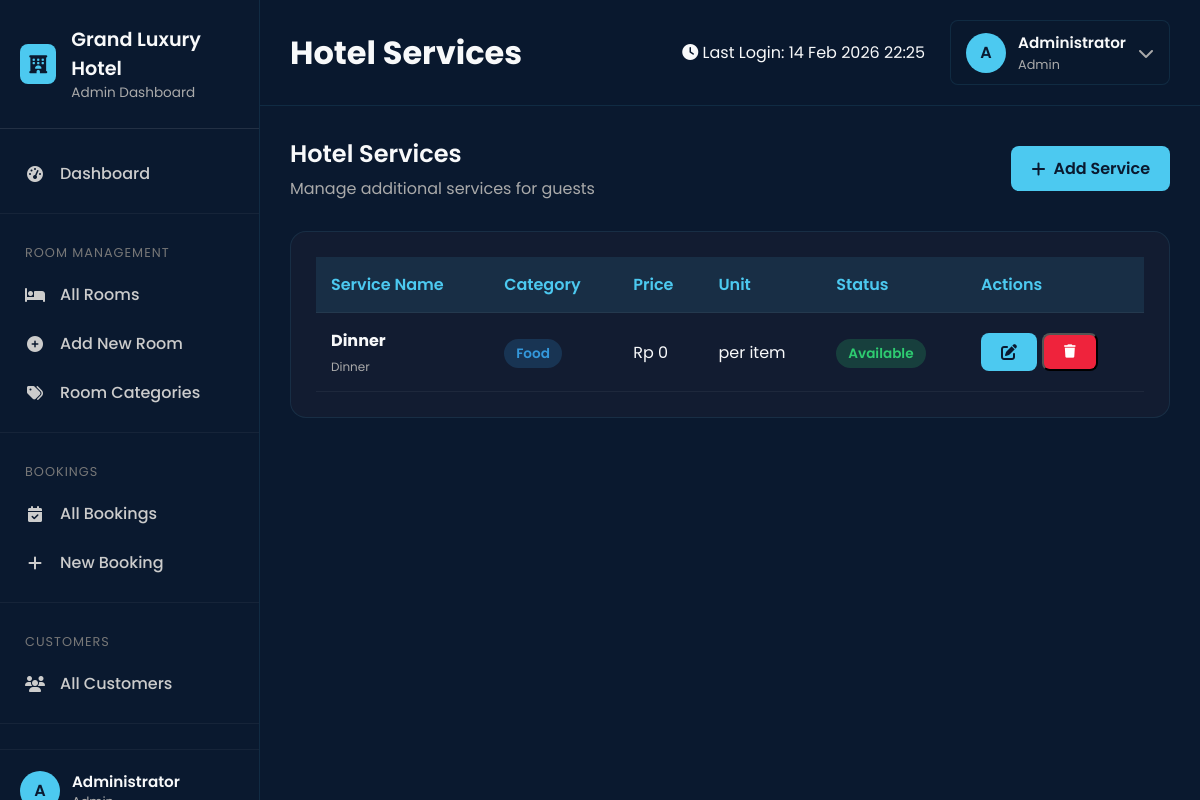
Screenshot of /admin/services.php (signed in) with the database file from the repository.
### tables this page shows
CREATE TABLE `settings` (
  `id` int(11) NOT NULL,
  `setting_key` varchar(100) NOT NULL,
  `setting_value` text DEFAULT NULL,
  `setting_group` varchar(50) DEFAULT 'general',
  `description` text DEFAULT NULL,
  `created_at` timestamp NOT NULL DEFAULT current_timestamp(),
  `updated_at` timestamp NOT NULL DEFAULT current_timestamp() ON UPDATE current_timestamp()
);

CREATE TABLE `services` (
  `id` int(11) NOT NULL,
  `name` varchar(100) NOT NULL,
  `description` text DEFAULT NULL,
  `price` decimal(10,2) NOT NULL,
  `unit` varchar(20) DEFAULT 'per item',
  `category` enum('food','beverage','laundry','transport','spa','other') DEFAULT 'other',
  `is_available` tinyint(1) DEFAULT 1,
  `created_at` timestamp NOT NULL DEFAULT current_timestamp()
);

### includes/config.php (called while the page is built, shortened)
<?php
try {
    $conn = new mysqli(DB_HOST, DB_USER, DB_PASS);
    $create_db = "CREATE DATABASE IF NOT EXISTS " . DB_NAME . " DEFAULT CHARACTER SET utf8mb4 COLLATE utf8mb4_general_ci";
    if ($conn->query($create_db) === TRUE) {
        $conn->select_db(DB_NAME);
    } else {
        die("Error creating database: " . $conn->error);
    }
    $conn->set_charset("utf8mb4");
} catch (Exception $e) {
    die("Database connection failed: " . $e->getMessage());
}
function formatCurrency($amount) {
    return 'Rp ' . number_format($amount, 0, ',', '.');
}
function getSetting($conn, $key) {
    $stmt = $conn->prepare("SELECT setting_value FROM settings WHERE setting_key = ?");
    if ($stmt) {
        $stmt->bind_param("s", $key);
        $stmt->execute();
        $result = $stmt->get_result();
        if ($row = $result->fetch_assoc()) {
            return $row['setting_value'];
        }
    }
    return '';
}
$hotel_name = getSetting($conn, 'hotel_name') ?: 'Grand Luxury Hotel';
?>

### admin/services.php (the view, shortened to what this page needs)
<?php
require_once '../includes/config.php';
$action = isset($_GET['action']) ? $_GET['action'] : 'list';
$page_title = 'Hotel Services';
$services = [];
if ($action == 'list') {
    $result = $conn->query("SELECT * FROM services ORDER BY name");
    while ($row = $result->fetch_assoc()) {
        $services[] = $row;
    }
}
?>
<!DOCTYPE html>
<html lang="id">
<head>
    <link rel="stylesheet" href="https://cdnjs.cloudflare.com/ajax/libs/font-awesome/6.4.0/css/all.min.css">
</head>
<body>
    <div class="admin-wrapper">
        <aside class="sidebar">
            <div class="sidebar-header">
                <div class="sidebar-logo">
                    <i class="fas fa-hotel"></i>
                </div>
                <div class="sidebar-title">
                    <h3><?= htmlspecialchars($hotel_name) ?></h3>
                    <p>Admin Dashboard</p>
                </div>
            </div>
            <nav class="sidebar-nav">
                <a href="index.php" class="nav-item">
                    <i class="fas fa-tachometer-alt"></i>
                    <span>Dashboard</span>
                </a>
                <div class="nav-divider"></div>
                <div class="nav-group">
                    <p class="nav-label">ROOM MANAGEMENT</p>
                    <a href="rooms.php" class="nav-item">
                        <i class="fas fa-bed"></i>
                        <span>All Rooms</span>
                    </a>
                    <a href="rooms.php?action=add" class="nav-item">
                        <i class="fas fa-plus-circle"></i>
                        <span>Add New Room</span>
                    </a>
                    <a href="rooms.php?action=categories" class="nav-item">
                        <i class="fas fa-tags"></i>
                        <span>Room Categories</span>
                    </a>
                </div>
                <div class="nav-divider"></div>
                <div class="nav-group">
                    <p class="nav-label">BOOKINGS</p>
                    <a href="bookings.php" class="nav-item">
                        <i class="fas fa-calendar-check"></i>
                        <span>All Bookings</span>
                    </a>
                    <a href="bookings.php?action=add" class="nav-item">
                        <i class="fas fa-plus"></i>
                        <span>New Booking</span>
                    </a>
                </div>
                <div class="nav-divider"></div>
                <div class="nav-group">
                    <p class="nav-label">CUSTOMERS</p>
                    <a href="customers.php" class="nav-item">
                        <i class="fas fa-users"></i>
                        <span>All Customers</span>
                    </a>
                </div>
                <div class="nav-divider"></div>
                <div class="nav-group">
                    <p class="nav-label">FINANCE</p>
                </div>
            </nav>
            <div class="sidebar-footer">
                <div class="user-menu">
                    <div class="user-avatar">
                        <?= strtoupper(substr($_SESSION['full_name'] ?? 'A', 0, 1)) ?>
                    </div>
                    <div class="user-info">
                        <div class="user-name"><?= htmlspecialchars($_SESSION['full_name'] ?? 'Admin') ?></div>
                        <div class="user-role"><?= ucfirst($_SESSION['role'] ?? 'admin') ?></div>
                    </div>
                </div>
            </div>
        </aside>
        <main class="main-content">
            <header class="top-header">
                <div class="header-left">
                    <h1><?= htmlspecialchars($page_title) ?></h1>
                </div>
                <div class="header-right">
                    <div class="last-login">
                        <i class="fas fa-clock"></i>
                        Last Login: <?= date('d M Y H:i', strtotime($_SESSION['last_login'] ?? date('Y-m-d H:i:s'))) ?>
                    </div>
                    <div class="user-menu-header" id="userMenuHeader">
                        <div class="user-avatar">
                            <?= strtoupper(substr($_SESSION['full_name'] ?? 'A', 0, 1)) ?>
                        </div>
                        <div class="user-info">
                            <div class="user-name"><?= htmlspecialchars($_SESSION['full_name'] ?? 'Admin') ?></div>
                            <div class="user-role"><?= ucfirst($_SESSION['role'] ?? 'admin') ?></div>
                        </div>
                        <i class="fas fa-chevron-down" style="color: #aaa;"></i>
                    </div>
                </div>
            </header>
            <div class="content-area">
                <?php if ($action == 'list'): ?>
                <div style="margin-bottom: 30px; display: flex; justify-content: space-between; align-items: center;">
                    <div>
                        <h2 style="font-size: 24px; font-weight: 600; margin: 0;">Hotel Services</h2>
                        <p style="color: #aaa; margin-top: 5px;">Manage additional services for guests</p>
                    </div>
                    <div>
                        <a href="?action=add" class="btn btn-primary">
                            <i class="fas fa-plus"></i> Add Service
                        </a>
                    </div>
                </div>
                <div class="card">
                    <div class="card-body">
                        <div class="table-responsive">
                            <table style="width: 100%; border-collapse: collapse;">
                                <thead>
                                    <tr>
                                        <th style="padding: 15px; text-align: left; border-bottom: 1px solid rgba(255,255,255,0.05);">Service Name</th>
                                        <th style="padding: 15px; text-align: left; border-bottom: 1px solid rgba(255,255,255,0.05);">Category</th>
                                        <th style="padding: 15px; text-align: left; border-bottom: 1px solid rgba(255,255,255,0.05);">Price</th>
                                        <th style="padding: 15px; text-align: left; border-bottom: 1px solid rgba(255,255,255,0.05);">Unit</th>
                                        <th style="padding: 15px; text-align: left; border-bottom: 1px solid rgba(255,255,255,0.05);">Status</th>
                                        <th style="padding: 15px; text-align: left; border-bottom: 1px solid rgba(255,255,255,0.05);">Actions</th>
                                    </tr>
                                </thead>
                                <tbody>
                                    <?php foreach ($services as $service): ?>
                                    <tr>
                                        <td style="padding: 15px; border-bottom: 1px solid rgba(255,255,255,0.05);">
                                            <strong><?= htmlspecialchars($service['name']) ?></strong>
                                            <?php if ($service['description']): ?>
                                            <p style="color: #aaa; font-size: 12px; margin: 5px 0 0 0;"><?= htmlspecialchars($service['description']) ?></p>
                                            <?php endif; ?>
                                        </td>
                                        <td style="padding: 15px; border-bottom: 1px solid rgba(255,255,255,0.05);">
                                            <span class="badge badge-info"><?= ucfirst($service['category']) ?></span>
                                        </td>
                                        <td style="padding: 15px; border-bottom: 1px solid rgba(255,255,255,0.05);"><?= formatCurrency($service['price']) ?></td>
                                        <td style="padding: 15px; border-bottom: 1px solid rgba(255,255,255,0.05);"><?= htmlspecialchars($service['unit']) ?></td>
                                        <td style="padding: 15px; border-bottom: 1px solid rgba(255,255,255,0.05);">
                                            <span class="badge <?= $service['is_available'] ? 'badge-success' : 'badge-danger' ?>">
                                                <?= $service['is_available'] ? 'Available' : 'Unavailable' ?>
                                            </span>
                                        </td>
                                        <td style="padding: 15px; border-bottom: 1px solid rgba(255,255,255,0.05);">
                                            <div style="display: flex; gap: 5px;">
                                                <a href="?action=edit&id=<?= $service['id'] ?>" class="btn btn-sm btn-primary" title="Edit">
                                                    <i class="fas fa-edit"></i>
                                                </a>
                                                <button onclick="deleteService(<?= $service['id'] ?>)" class="btn btn-sm btn-danger" title="Delete">
                                                    <i class="fas fa-trash"></i>
                                                </button>
                                            </div>
                                        </td>
                                    </tr>
                                    <?php endforeach; ?>
                                </tbody>
                            </table>
                        </div>
                    </div>
                </div>
                <?php endif; ?>
            </div>
        </main>
    </div>
</body>
</html>

### admin/services.php (style rules this page uses)
:root { --navy: #0a192f; --blue: #4cc9f0; --blue-dark: #3a86ff; --light: #f8f9fa; --gray: #6c757d; --dark-bg: #0a192f; --card-bg: rgba(20, 30, 50, 0.85); --sidebar-width: 260px; }
* { margin: 0; padding: 0; box-sizing: border-box; }
body { font-family: 'Poppins', sans-serif; background: var(--dark-bg); color: var(--light); overflow-x: hidden; }
.admin-wrapper { display: flex; min-height: 100vh; }
.sidebar { width: var(--sidebar-width); background: var(--navy); height: 100vh; position: fixed; left: 0; top: 0; z-index: 100; transition: all 0.3s ease; border-right: 1px solid rgba(76, 201, 240, 0.1); }
.sidebar-header { padding: 25px 20px; display: flex; align-items: center; gap: 15px; border-bottom: 1px solid rgba(255,255,255,0.1); }
.sidebar-logo { width: 40px; height: 40px; background: var(--blue); border-radius: 8px; display: flex; align-items: center; justify-content: center; color: var(--navy); font-size: 18px; }
.sidebar-title h3 { font-size: 1.2rem; font-weight: 600; }
.sidebar-title p { font-size: 0.85rem; color: #aaa; }
.sidebar-nav { padding: 20px 0; overflow-y: auto; height: calc(100vh - 180px); }
.nav-item { display: flex; align-items: center; padding: 12px 25px; color: #ccc; text-decoration: none; font-weight: 500; transition: all 0.3s; position: relative; }
.nav-item i { margin-right: 15px; width: 20px; text-align: center; }
.nav-label { padding: 15px 25px 8px; color: #777; font-size: 0.8rem; text-transform: uppercase; letter-spacing: 1px; }
.nav-divider { height: 1px; background: rgba(255,255,255,0.05); margin: 15px 0; }
.sidebar-footer { padding: 20px; border-top: 1px solid rgba(255,255,255,0.05); }
.user-menu { display: flex; align-items: center; gap: 12px; }
.user-avatar { width: 40px; height: 40px; background: var(--blue); border-radius: 50%; display: flex; align-items: center; justify-content: center; font-weight: 600; color: var(--navy); }
.user-info .user-name { font-weight: 600; font-size: 0.95rem; }
.user-info .user-role { font-size: 0.8rem; color: #aaa; }
.main-content { flex: 1; margin-left: var(--sidebar-width); transition: all 0.3s ease; }
.top-header { display: flex; justify-content: space-between; align-items: center; padding: 20px 30px; background: rgba(10, 25, 47, 0.95); backdrop-filter: blur(10px); border-bottom: 1px solid rgba(76, 201, 240, 0.1); }
.header-right { display: flex; align-items: center; gap: 25px; }
.content-area { padding: 30px; }
.card { background: var(--card-bg); border-radius: 16px; margin-bottom: 25px; border: 1px solid rgba(76, 201, 240, 0.1); overflow: hidden; }
.card-body { padding: 25px; }
.btn { padding: 10px 20px; border-radius: 8px; font-weight: 600; text-decoration: none; display: inline-flex; align-items: center; gap: 8px; transition: all 0.3s; }
.btn-primary { background: var(--blue); color: var(--navy); }
.btn-danger { background: #ef233c; color: white; }
.badge { padding: 5px 12px; border-radius: 20px; font-size: 0.85rem; font-weight: 600; background: rgba(76, 201, 240, 0.2); color: var(--blue); }
.badge-success { background: rgba(46, 204, 113, 0.2); color: #2ecc71; }
.badge-info { background: rgba(52, 152, 219, 0.2); color: #3498db; }
table { width: 100%; border-collapse: collapse; }
th, td { padding: 15px; text-align: left; border-bottom: 1px solid rgba(255,255,255,0.05); }
th { background: rgba(76, 201, 240, 0.1); color: var(--blue); font-weight: 600; }
.user-menu-header { display: flex; align-items: center; gap: 12px; background: rgba(10, 25, 47, 0.8); padding: 10px 15px; border-radius: 8px; border: 1px solid rgba(76, 201, 240, 0.1); cursor: pointer; position: relative; }
.user-menu-header .user-avatar { width: 40px; height: 40px; background: var(--blue); border-radius: 50%; display: flex; align-items: center; justify-content: center; font-weight: 600; color: var(--navy); }
.user-menu-header .user-info { display: flex; flex-direction: column; gap: 2px; }
.user-menu-header .user-name { font-weight: 600; font-size: 0.95rem; }
.user-menu-header .user-role { font-size: 0.8rem; color: #aaa; }

### rows the page displays
settings: setting_value "Grand Luxury Hotel"
services: name "Dinner", description "Dinner", category "Food", price "Rp 0", unit "per item", is_available "Available"

### other values shown
substr($_SESSION['full_name'] ?? 'A', 0, 1) "A"
$_SESSION['full_name'] "Administrator"
$page_title "Hotel Services"
$_SESSION['role'] "Admin"
